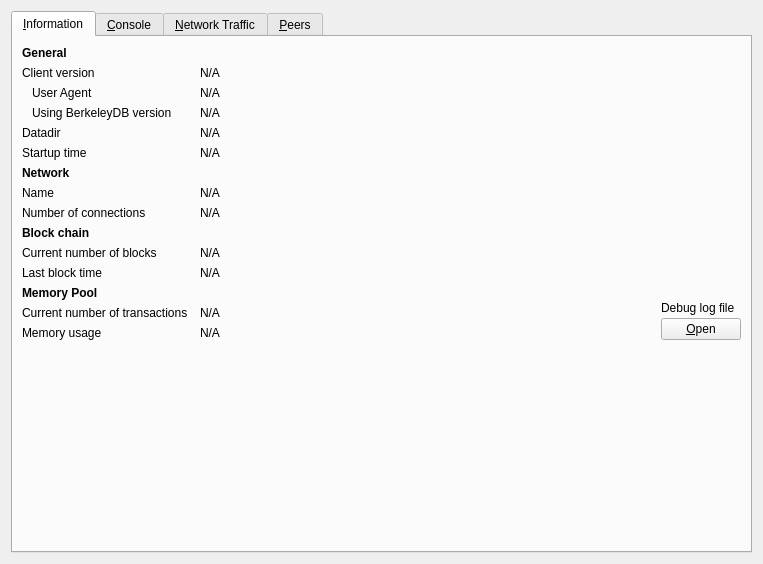
<?xml version="1.0" encoding="UTF-8"?>
<ui version="4.0">
 <class>RPCConsole</class>
 <widget class="QWidget" name="RPCConsole">
  <property name="geometry">
   <rect>
    <x>0</x>
    <y>0</y>
    <width>763</width>
    <height>564</height>
   </rect>
  </property>
  <property name="windowTitle">
   <string>Debug window</string>
  </property>
  <layout class="QVBoxLayout" name="verticalLayout_2">
   <item>
    <widget class="QTabWidget" name="tabWidget">
     <property name="currentIndex">
      <number>0</number>
     </property>
     <widget class="QWidget" name="tab_info">
      <attribute name="title">
       <string>&amp;Information</string>
      </attribute>
      <layout class="QGridLayout" name="gridLayout" columnstretch="0,1,0">
       <property name="horizontalSpacing">
        <number>12</number>
       </property>
       <item row="0" column="0">
        <widget class="QLabel" name="label_9">
         <property name="font">
          <font>
           <weight>75</weight>
           <bold>true</bold>
          </font>
         </property>
         <property name="text">
          <string>General</string>
         </property>
        </widget>
       </item>
       <item row="1" column="0">
        <widget class="QLabel" name="label_6">
         <property name="text">
          <string>Client version</string>
         </property>
        </widget>
       </item>
       <item row="1" column="1" colspan="2">
        <widget class="QLabel" name="clientVersion">
         <property name="cursor">
          <cursorShape>IBeamCursor</cursorShape>
         </property>
         <property name="text">
          <string>N/A</string>
         </property>
         <property name="textFormat">
          <enum>Qt::PlainText</enum>
         </property>
         <property name="textInteractionFlags">
          <set>Qt::LinksAccessibleByMouse|Qt::TextSelectableByKeyboard|Qt::TextSelectableByMouse</set>
         </property>
        </widget>
       </item>
       <item row="2" column="0">
        <widget class="QLabel" name="labelClientUserAgent">
         <property name="text">
          <string>User Agent</string>
         </property>
         <property name="indent">
          <number>10</number>
         </property>
        </widget>
       </item>
       <item row="2" column="1" colspan="2">
        <widget class="QLabel" name="clientUserAgent">
         <property name="cursor">
          <cursorShape>IBeamCursor</cursorShape>
         </property>
         <property name="text">
          <string>N/A</string>
         </property>
         <property name="textFormat">
          <enum>Qt::PlainText</enum>
         </property>
         <property name="textInteractionFlags">
          <set>Qt::LinksAccessibleByMouse|Qt::TextSelectableByKeyboard|Qt::TextSelectableByMouse</set>
         </property>
        </widget>
       </item>
       <item row="3" column="0">
        <widget class="QLabel" name="label_berkeleyDBVersion">
         <property name="text">
          <string>Using BerkeleyDB version</string>
         </property>
         <property name="indent">
          <number>10</number>
         </property>
        </widget>
       </item>
       <item row="3" column="1" colspan="2">
        <widget class="QLabel" name="berkeleyDBVersion">
         <property name="cursor">
          <cursorShape>IBeamCursor</cursorShape>
         </property>
         <property name="text">
          <string>N/A</string>
         </property>
         <property name="textFormat">
          <enum>Qt::PlainText</enum>
         </property>
         <property name="textInteractionFlags">
          <set>Qt::LinksAccessibleByMouse|Qt::TextSelectableByKeyboard|Qt::TextSelectableByMouse</set>
         </property>
        </widget>
       </item>
       <item row="4" column="0">
        <widget class="QLabel" name="label_12">
         <property name="text">
          <string>Datadir</string>
         </property>
        </widget>
       </item>
       <item row="4" column="1" colspan="2">
        <widget class="QLabel" name="dataDir">
         <property name="cursor">
          <cursorShape>IBeamCursor</cursorShape>
         </property>
         <property name="text">
          <string>N/A</string>
         </property>
         <property name="textFormat">
          <enum>Qt::PlainText</enum>
         </property>
         <property name="wordWrap">
          <bool>true</bool>
         </property>
         <property name="textInteractionFlags">
          <set>Qt::LinksAccessibleByMouse|Qt::TextSelectableByKeyboard|Qt::TextSelectableByMouse</set>
         </property>
        </widget>
       </item>
       <item row="5" column="0">
        <widget class="QLabel" name="label_13">
         <property name="text">
          <string>Startup time</string>
         </property>
        </widget>
       </item>
       <item row="5" column="1" colspan="2">
        <widget class="QLabel" name="startupTime">
         <property name="cursor">
          <cursorShape>IBeamCursor</cursorShape>
         </property>
         <property name="text">
          <string>N/A</string>
         </property>
         <property name="textFormat">
          <enum>Qt::PlainText</enum>
         </property>
         <property name="textInteractionFlags">
          <set>Qt::LinksAccessibleByMouse|Qt::TextSelectableByKeyboard|Qt::TextSelectableByMouse</set>
         </property>
        </widget>
       </item>
       <item row="6" column="0">
        <widget class="QLabel" name="labelNetwork">
         <property name="font">
          <font>
           <weight>75</weight>
           <bold>true</bold>
          </font>
         </property>
         <property name="text">
          <string>Network</string>
         </property>
        </widget>
       </item>
       <item row="7" column="0">
        <widget class="QLabel" name="label_8">
         <property name="text">
          <string>Name</string>
         </property>
        </widget>
       </item>
       <item row="7" column="1" colspan="2">
        <widget class="QLabel" name="networkName">
         <property name="cursor">
          <cursorShape>IBeamCursor</cursorShape>
         </property>
         <property name="text">
          <string>N/A</string>
         </property>
         <property name="textFormat">
          <enum>Qt::PlainText</enum>
         </property>
         <property name="textInteractionFlags">
          <set>Qt::LinksAccessibleByMouse|Qt::TextSelectableByKeyboard|Qt::TextSelectableByMouse</set>
         </property>
        </widget>
       </item>
       <item row="8" column="0">
        <widget class="QLabel" name="label_7">
         <property name="text">
          <string>Number of connections</string>
         </property>
        </widget>
       </item>
       <item row="8" column="1" colspan="2">
        <widget class="QLabel" name="numberOfConnections">
         <property name="cursor">
          <cursorShape>IBeamCursor</cursorShape>
         </property>
         <property name="text">
          <string>N/A</string>
         </property>
         <property name="textFormat">
          <enum>Qt::PlainText</enum>
         </property>
         <property name="textInteractionFlags">
          <set>Qt::LinksAccessibleByMouse|Qt::TextSelectableByKeyboard|Qt::TextSelectableByMouse</set>
         </property>
        </widget>
       </item>
       <item row="9" column="0">
        <widget class="QLabel" name="label_10">
         <property name="font">
          <font>
           <weight>75</weight>
           <bold>true</bold>
          </font>
         </property>
         <property name="text">
          <string>Block chain</string>
         </property>
        </widget>
       </item>
       <item row="10" column="0">
        <widget class="QLabel" name="label_3">
         <property name="text">
          <string>Current number of blocks</string>
         </property>
        </widget>
       </item>
       <item row="10" column="1" colspan="2">
        <widget class="QLabel" name="numberOfBlocks">
         <property name="cursor">
          <cursorShape>IBeamCursor</cursorShape>
         </property>
         <property name="text">
          <string>N/A</string>
         </property>
         <property name="textFormat">
          <enum>Qt::PlainText</enum>
         </property>
         <property name="textInteractionFlags">
          <set>Qt::LinksAccessibleByMouse|Qt::TextSelectableByKeyboard|Qt::TextSelectableByMouse</set>
         </property>
        </widget>
       </item>
       <item row="11" column="0">
        <widget class="QLabel" name="labelLastBlockTime">
         <property name="text">
          <string>Last block time</string>
         </property>
        </widget>
       </item>
       <item row="11" column="1" colspan="2">
        <widget class="QLabel" name="lastBlockTime">
         <property name="cursor">
          <cursorShape>IBeamCursor</cursorShape>
         </property>
         <property name="text">
          <string>N/A</string>
         </property>
         <property name="textFormat">
          <enum>Qt::PlainText</enum>
         </property>
         <property name="textInteractionFlags">
          <set>Qt::LinksAccessibleByMouse|Qt::TextSelectableByKeyboard|Qt::TextSelectableByMouse</set>
         </property>
        </widget>
       </item>
       <item row="12" column="0">
        <widget class="QLabel" name="labelMempoolTitle">
         <property name="font">
          <font>
           <weight>75</weight>
           <bold>true</bold>
          </font>
         </property>
         <property name="text">
          <string>Memory Pool</string>
         </property>
        </widget>
       </item>
       <item row="13" column="0">
        <widget class="QLabel" name="labelNumberOfTransactions">
         <property name="text">
          <string>Current number of transactions</string>
         </property>
        </widget>
       </item>
       <item row="13" column="1">
        <widget class="QLabel" name="mempoolNumberTxs">
         <property name="cursor">
          <cursorShape>IBeamCursor</cursorShape>
         </property>
         <property name="text">
          <string>N/A</string>
         </property>
         <property name="textFormat">
          <enum>Qt::PlainText</enum>
         </property>
         <property name="textInteractionFlags">
          <set>Qt::LinksAccessibleByMouse|Qt::TextSelectableByKeyboard|Qt::TextSelectableByMouse</set>
         </property>
        </widget>
       </item>
       <item row="14" column="0">
        <widget class="QLabel" name="labelMemoryUsage">
         <property name="text">
          <string>Memory usage</string>
         </property>
        </widget>
       </item>
       <item row="14" column="1">
        <widget class="QLabel" name="mempoolSize">
         <property name="cursor">
          <cursorShape>IBeamCursor</cursorShape>
         </property>
         <property name="text">
          <string>N/A</string>
         </property>
         <property name="textFormat">
          <enum>Qt::PlainText</enum>
         </property>
         <property name="textInteractionFlags">
          <set>Qt::LinksAccessibleByMouse|Qt::TextSelectableByKeyboard|Qt::TextSelectableByMouse</set>
         </property>
        </widget>
       </item>
       <item row="12" column="2" rowspan="3">
        <layout class="QVBoxLayout" name="verticalLayoutDebugButton">
         <property name="spacing">
          <number>3</number>
         </property>
         <item>
          <spacer name="verticalSpacer_2">
           <property name="orientation">
            <enum>Qt::Vertical</enum>
           </property>
           <property name="sizeHint" stdset="0">
            <size>
             <width>10</width>
             <height>5</height>
            </size>
           </property>
          </spacer>
         </item>
         <item>
          <widget class="QLabel" name="labelDebugLogfile">
           <property name="text">
            <string>Debug log file</string>
           </property>
          </widget>
         </item>
         <item>
          <widget class="QPushButton" name="openDebugLogfileButton">
           <property name="toolTip">
            <string>Open the %1 debug log file from the current data directory. This can take a few seconds for large log files.</string>
           </property>
           <property name="text">
            <string>&amp;Open</string>
           </property>
           <property name="autoDefault">
            <bool>false</bool>
           </property>
          </widget>
         </item>
        </layout>
       </item>
       <item row="15" column="0">
        <spacer name="verticalSpacer">
         <property name="orientation">
          <enum>Qt::Vertical</enum>
         </property>
         <property name="sizeHint" stdset="0">
          <size>
           <width>20</width>
           <height>40</height>
          </size>
         </property>
        </spacer>
       </item>
      </layout>
     </widget>
     <widget class="QWidget" name="tab_console">
      <attribute name="title">
       <string>&amp;Console</string>
      </attribute>
      <layout class="QVBoxLayout" name="verticalLayout_3">
       <property name="spacing">
        <number>3</number>
       </property>
       <property name="bottomMargin">
        <number>5</number>
       </property>
       <item>
        <layout class="QHBoxLayout" name="horizontalLayout">
         <property name="spacing">
          <number>4</number>
         </property>
         <item>
          <spacer name="horizontalSpacer">
           <property name="orientation">
            <enum>Qt::Horizontal</enum>
           </property>
           <property name="sizeHint" stdset="0">
            <size>
             <width>40</width>
             <height>20</height>
            </size>
           </property>
          </spacer>
         </item>
         <item>
          <widget class="QPushButton" name="fontSmallerButton">
           <property name="maximumSize">
            <size>
             <width>24</width>
             <height>24</height>
            </size>
           </property>
           <property name="toolTip">
            <string>Decrease font size</string>
           </property>
           <property name="text">
            <string/>
           </property>
           <property name="icon">
            <iconset resource="../bitcoin.qrc">
             <normaloff>:/icons/fontsmaller</normaloff>:/icons/fontsmaller</iconset>
           </property>
           <property name="iconSize">
            <size>
             <width>24</width>
             <height>16</height>
            </size>
           </property>
           <property name="autoDefault">
            <bool>false</bool>
           </property>
           <property name="flat">
            <bool>true</bool>
           </property>
          </widget>
         </item>
         <item>
          <widget class="QPushButton" name="fontBiggerButton">
           <property name="maximumSize">
            <size>
             <width>24</width>
             <height>24</height>
            </size>
           </property>
           <property name="toolTip">
            <string>Increase font size</string>
           </property>
           <property name="text">
            <string/>
           </property>
           <property name="icon">
            <iconset resource="../bitcoin.qrc">
             <normaloff>:/icons/fontbigger</normaloff>:/icons/fontbigger</iconset>
           </property>
           <property name="iconSize">
            <size>
             <width>24</width>
             <height>16</height>
            </size>
           </property>
           <property name="autoDefault">
            <bool>false</bool>
           </property>
           <property name="flat">
            <bool>true</bool>
           </property>
          </widget>
         </item>
         <item>
          <widget class="QPushButton" name="clearButton">
           <property name="maximumSize">
            <size>
             <width>24</width>
             <height>24</height>
            </size>
           </property>
           <property name="toolTip">
            <string>Clear console</string>
           </property>
           <property name="layoutDirection">
            <enum>Qt::LeftToRight</enum>
           </property>
           <property name="text">
            <string/>
           </property>
           <property name="icon">
            <iconset resource="../bitcoin.qrc">
             <normaloff>:/icons/remove</normaloff>:/icons/remove</iconset>
           </property>
           <property name="shortcut">
            <string notr="true">Ctrl+L</string>
           </property>
           <property name="autoDefault">
            <bool>false</bool>
           </property>
           <property name="flat">
            <bool>true</bool>
           </property>
          </widget>
         </item>
        </layout>
       </item>
       <item>
        <widget class="QTextEdit" name="messagesWidget">
         <property name="minimumSize">
          <size>
           <width>0</width>
           <height>100</height>
          </size>
         </property>
         <property name="readOnly">
          <bool>true</bool>
         </property>
         <property name="tabKeyNavigation" stdset="0">
          <bool>false</bool>
         </property>
         <property name="columnCount" stdset="0">
          <number>2</number>
         </property>
        </widget>
       </item>
       <item>
        <layout class="QHBoxLayout" name="horizontalLayoutPrompt">
         <property name="spacing">
          <number>3</number>
         </property>
         <item>
          <widget class="QPushButton" name="promptIcon">
           <property name="enabled">
            <bool>false</bool>
           </property>
           <property name="maximumSize">
            <size>
             <width>16</width>
             <height>24</height>
            </size>
           </property>
           <property name="text">
            <string/>
           </property>
           <property name="icon">
            <iconset resource="../bitcoin.qrc">
             <normaloff>:/icons/prompticon</normaloff>
             <disabledoff>:/icons/prompticon</disabledoff>:/icons/prompticon</iconset>
           </property>
           <property name="iconSize">
            <size>
             <width>14</width>
             <height>14</height>
            </size>
           </property>
           <property name="autoDefault">
            <bool>false</bool>
           </property>
           <property name="flat">
            <bool>true</bool>
           </property>
          </widget>
         </item>
         <item>
          <widget class="QLineEdit" name="lineEdit">
           <property name="placeholderText">
            <string/>
           </property>
          </widget>
         </item>
        </layout>
       </item>
      </layout>
     </widget>
     <widget class="QWidget" name="tab_nettraffic">
      <attribute name="title">
       <string>&amp;Network Traffic</string>
      </attribute>
      <layout class="QHBoxLayout" name="horizontalLayout_3">
       <item>
        <layout class="QVBoxLayout" name="verticalLayout_4">
         <item>
          <widget class="TrafficGraphWidget" name="trafficGraph" native="true">
           <property name="sizePolicy">
            <sizepolicy hsizetype="Expanding" vsizetype="Expanding">
             <horstretch>0</horstretch>
             <verstretch>0</verstretch>
            </sizepolicy>
           </property>
          </widget>
         </item>
         <item>
          <layout class="QHBoxLayout" name="horizontalLayout_2">
           <item>
            <widget class="QSlider" name="sldGraphRange">
             <property name="minimum">
              <number>1</number>
             </property>
             <property name="maximum">
              <number>288</number>
             </property>
             <property name="pageStep">
              <number>12</number>
             </property>
             <property name="value">
              <number>6</number>
             </property>
             <property name="orientation">
              <enum>Qt::Horizontal</enum>
             </property>
            </widget>
           </item>
           <item>
            <widget class="QLabel" name="lblGraphRange">
             <property name="minimumSize">
              <size>
               <width>100</width>
               <height>0</height>
              </size>
             </property>
             <property name="alignment">
              <set>Qt::AlignCenter</set>
             </property>
            </widget>
           </item>
           <item>
            <widget class="QPushButton" name="btnClearTrafficGraph">
             <property name="text">
              <string>&amp;Reset</string>
             </property>
             <property name="autoDefault">
              <bool>false</bool>
             </property>
            </widget>
           </item>
          </layout>
         </item>
        </layout>
       </item>
       <item>
        <layout class="QVBoxLayout" name="verticalLayout">
         <item>
          <widget class="QGroupBox" name="groupBox">
           <property name="title">
            <string>Totals</string>
           </property>
           <layout class="QVBoxLayout" name="verticalLayout_5">
            <item>
             <layout class="QHBoxLayout" name="horizontalLayout_4">
              <item>
               <widget class="Line" name="line">
                <property name="sizePolicy">
                 <sizepolicy hsizetype="Fixed" vsizetype="Fixed">
                  <horstretch>0</horstretch>
                  <verstretch>0</verstretch>
                 </sizepolicy>
                </property>
                <property name="minimumSize">
                 <size>
                  <width>10</width>
                  <height>0</height>
                 </size>
                </property>
                <property name="palette">
                 <palette>
                  <active>
                   <colorrole role="Light">
                    <brush brushstyle="SolidPattern">
                     <color alpha="255">
                      <red>0</red>
                      <green>255</green>
                      <blue>0</blue>
                     </color>
                    </brush>
                   </colorrole>
                  </active>
                  <inactive>
                   <colorrole role="Light">
                    <brush brushstyle="SolidPattern">
                     <color alpha="255">
                      <red>0</red>
                      <green>255</green>
                      <blue>0</blue>
                     </color>
                    </brush>
                   </colorrole>
                  </inactive>
                  <disabled>
                   <colorrole role="Light">
                    <brush brushstyle="SolidPattern">
                     <color alpha="255">
                      <red>0</red>
                      <green>255</green>
                      <blue>0</blue>
                     </color>
                    </brush>
                   </colorrole>
                  </disabled>
                 </palette>
                </property>
                <property name="orientation">
                 <enum>Qt::Horizontal</enum>
                </property>
               </widget>
              </item>
              <item>
               <widget class="QLabel" name="label_16">
                <property name="text">
                 <string>Received</string>
                </property>
               </widget>
              </item>
              <item>
               <widget class="QLabel" name="lblBytesIn">
                <property name="minimumSize">
                 <size>
                  <width>50</width>
                  <height>0</height>
                 </size>
                </property>
                <property name="alignment">
                 <set>Qt::AlignRight|Qt::AlignTrailing|Qt::AlignVCenter</set>
                </property>
               </widget>
              </item>
             </layout>
            </item>
            <item>
             <layout class="QHBoxLayout" name="horizontalLayout_5">
              <item>
               <widget class="Line" name="line_2">
                <property name="sizePolicy">
                 <sizepolicy hsizetype="Fixed" vsizetype="Fixed">
                  <horstretch>0</horstretch>
                  <verstretch>0</verstretch>
                 </sizepolicy>
                </property>
                <property name="minimumSize">
                 <size>
                  <width>10</width>
                  <height>0</height>
                 </size>
                </property>
                <property name="palette">
                 <palette>
                  <active>
                   <colorrole role="Light">
                    <brush brushstyle="SolidPattern">
                     <color alpha="255">
                      <red>255</red>
                      <green>0</green>
                      <blue>0</blue>
                     </color>
                    </brush>
                   </colorrole>
                  </active>
                  <inactive>
                   <colorrole role="Light">
                    <brush brushstyle="SolidPattern">
                     <color alpha="255">
                      <red>255</red>
                      <green>0</green>
                      <blue>0</blue>
                     </color>
                    </brush>
                   </colorrole>
                  </inactive>
                  <disabled>
                   <colorrole role="Light">
                    <brush brushstyle="SolidPattern">
                     <color alpha="255">
                      <red>255</red>
                      <green>0</green>
                      <blue>0</blue>
                     </color>
                    </brush>
                   </colorrole>
                  </disabled>
                 </palette>
                </property>
                <property name="orientation">
                 <enum>Qt::Horizontal</enum>
                </property>
               </widget>
              </item>
              <item>
               <widget class="QLabel" name="label_17">
                <property name="text">
                 <string>Sent</string>
                </property>
               </widget>
              </item>
              <item>
               <widget class="QLabel" name="lblBytesOut">
                <property name="minimumSize">
                 <size>
                  <width>50</width>
                  <height>0</height>
                 </size>
                </property>
                <property name="alignment">
                 <set>Qt::AlignRight|Qt::AlignTrailing|Qt::AlignVCenter</set>
                </property>
               </widget>
              </item>
             </layout>
            </item>
            <item>
             <spacer name="verticalSpacer_4">
              <property name="orientation">
               <enum>Qt::Vertical</enum>
              </property>
              <property name="sizeHint" stdset="0">
               <size>
                <width>20</width>
                <height>407</height>
               </size>
              </property>
             </spacer>
            </item>
           </layout>
          </widget>
         </item>
        </layout>
       </item>
      </layout>
     </widget>
     <widget class="QWidget" name="tab_peers">
      <attribute name="title">
       <string>&amp;Peers</string>
      </attribute>
      <layout class="QGridLayout" name="gridLayout_2">
       <item row="0" column="0" rowspan="2">
        <layout class="QVBoxLayout" name="verticalLayout_101">
         <property name="spacing">
          <number>0</number>
         </property>
         <item>
          <widget class="QTableView" name="peerWidget">
           <property name="horizontalScrollBarPolicy">
            <enum>Qt::ScrollBarAsNeeded</enum>
           </property>
           <property name="tabKeyNavigation">
            <bool>false</bool>
           </property>
           <property name="sortingEnabled">
            <bool>true</bool>
           </property>
           <attribute name="horizontalHeaderHighlightSections">
            <bool>false</bool>
           </attribute>
          </widget>
         </item>
         <item>
          <widget class="QLabel" name="banHeading">
           <property name="sizePolicy">
            <sizepolicy hsizetype="Preferred" vsizetype="Minimum">
             <horstretch>0</horstretch>
             <verstretch>0</verstretch>
            </sizepolicy>
           </property>
           <property name="minimumSize">
            <size>
             <width>300</width>
             <height>32</height>
            </size>
           </property>
           <property name="maximumSize">
            <size>
             <width>16777215</width>
             <height>32</height>
            </size>
           </property>
           <property name="font">
            <font>
             <pointsize>12</pointsize>
            </font>
           </property>
           <property name="cursor">
            <cursorShape>IBeamCursor</cursorShape>
           </property>
           <property name="text">
            <string>Banned peers</string>
           </property>
           <property name="alignment">
            <set>Qt::AlignBottom|Qt::AlignLeading|Qt::AlignLeft</set>
           </property>
           <property name="wordWrap">
            <bool>true</bool>
           </property>
           <property name="textInteractionFlags">
            <set>Qt::NoTextInteraction</set>
           </property>
          </widget>
         </item>
         <item>
          <widget class="QTableView" name="banlistWidget">
           <property name="sizePolicy">
            <sizepolicy hsizetype="Expanding" vsizetype="Expanding">
             <horstretch>0</horstretch>
             <verstretch>0</verstretch>
            </sizepolicy>
           </property>
           <property name="horizontalScrollBarPolicy">
            <enum>Qt::ScrollBarAsNeeded</enum>
           </property>
           <property name="tabKeyNavigation">
            <bool>false</bool>
           </property>
           <property name="sortingEnabled">
            <bool>true</bool>
           </property>
           <attribute name="horizontalHeaderHighlightSections">
            <bool>false</bool>
           </attribute>
          </widget>
         </item>
        </layout>
       </item>
       <item row="0" column="1">
        <widget class="QLabel" name="peerHeading">
         <property name="sizePolicy">
          <sizepolicy hsizetype="Preferred" vsizetype="Minimum">
           <horstretch>0</horstretch>
           <verstretch>0</verstretch>
          </sizepolicy>
         </property>
         <property name="minimumSize">
          <size>
           <width>300</width>
           <height>32</height>
          </size>
         </property>
         <property name="font">
          <font>
           <pointsize>10</pointsize>
          </font>
         </property>
         <property name="cursor">
          <cursorShape>IBeamCursor</cursorShape>
         </property>
         <property name="text">
          <string>Select a peer to view detailed information.</string>
         </property>
         <property name="alignment">
          <set>Qt::AlignHCenter|Qt::AlignTop</set>
         </property>
         <property name="wordWrap">
          <bool>true</bool>
         </property>
         <property name="textInteractionFlags">
          <set>Qt::LinksAccessibleByMouse|Qt::TextSelectableByKeyboard|Qt::TextSelectableByMouse</set>
         </property>
        </widget>
       </item>
       <item row="1" column="1">
        <widget class="QWidget" name="detailWidget" native="true">
         <property name="minimumSize">
          <size>
           <width>300</width>
           <height>0</height>
          </size>
         </property>
         <layout class="QGridLayout" name="gridLayout_3">
          <item row="0" column="0">
           <widget class="QLabel" name="label_30">
            <property name="text">
             <string>Whitelisted</string>
            </property>
           </widget>
          </item>
          <item row="0" column="2">
           <widget class="QLabel" name="peerWhitelisted">
            <property name="cursor">
             <cursorShape>IBeamCursor</cursorShape>
            </property>
            <property name="text">
             <string>N/A</string>
            </property>
            <property name="textFormat">
             <enum>Qt::PlainText</enum>
            </property>
            <property name="textInteractionFlags">
             <set>Qt::LinksAccessibleByMouse|Qt::TextSelectableByKeyboard|Qt::TextSelectableByMouse</set>
            </property>
           </widget>
          </item>
          <item row="1" column="0">
           <widget class="QLabel" name="label_23">
            <property name="text">
             <string>Direction</string>
            </property>
           </widget>
          </item>
          <item row="1" column="2">
           <widget class="QLabel" name="peerDirection">
            <property name="cursor">
             <cursorShape>IBeamCursor</cursorShape>
            </property>
            <property name="text">
             <string>N/A</string>
            </property>
            <property name="textFormat">
             <enum>Qt::PlainText</enum>
            </property>
            <property name="textInteractionFlags">
             <set>Qt::LinksAccessibleByMouse|Qt::TextSelectableByKeyboard|Qt::TextSelectableByMouse</set>
            </property>
           </widget>
          </item>
          <item row="2" column="0">
           <widget class="QLabel" name="label_21">
            <property name="text">
             <string>Version</string>
            </property>
           </widget>
          </item>
          <item row="2" column="2">
           <widget class="QLabel" name="peerVersion">
            <property name="cursor">
             <cursorShape>IBeamCursor</cursorShape>
            </property>
            <property name="text">
             <string>N/A</string>
            </property>
            <property name="textFormat">
             <enum>Qt::PlainText</enum>
            </property>
            <property name="textInteractionFlags">
             <set>Qt::LinksAccessibleByMouse|Qt::TextSelectableByKeyboard|Qt::TextSelectableByMouse</set>
            </property>
           </widget>
          </item>
          <item row="3" column="0">
           <widget class="QLabel" name="label_28">
            <property name="text">
             <string>User Agent</string>
            </property>
           </widget>
          </item>
          <item row="3" column="2">
           <widget class="QLabel" name="peerSubversion">
            <property name="cursor">
             <cursorShape>IBeamCursor</cursorShape>
            </property>
            <property name="text">
             <string>N/A</string>
            </property>
            <property name="textFormat">
             <enum>Qt::PlainText</enum>
            </property>
            <property name="textInteractionFlags">
             <set>Qt::LinksAccessibleByMouse|Qt::TextSelectableByKeyboard|Qt::TextSelectableByMouse</set>
            </property>
           </widget>
          </item>
          <item row="4" column="0">
           <widget class="QLabel" name="label_4">
            <property name="text">
             <string>Services</string>
            </property>
           </widget>
          </item>
          <item row="4" column="2">
           <widget class="QLabel" name="peerServices">
            <property name="cursor">
             <cursorShape>IBeamCursor</cursorShape>
            </property>
            <property name="text">
             <string>N/A</string>
            </property>
            <property name="textFormat">
             <enum>Qt::PlainText</enum>
            </property>
            <property name="textInteractionFlags">
             <set>Qt::LinksAccessibleByMouse|Qt::TextSelectableByKeyboard|Qt::TextSelectableByMouse</set>
            </property>
           </widget>
          </item>
          <item row="5" column="0">
           <widget class="QLabel" name="label_29">
            <property name="text">
             <string>Starting Block</string>
            </property>
           </widget>
          </item>
          <item row="5" column="2">
           <widget class="QLabel" name="peerHeight">
            <property name="cursor">
             <cursorShape>IBeamCursor</cursorShape>
            </property>
            <property name="text">
             <string>N/A</string>
            </property>
            <property name="textFormat">
             <enum>Qt::PlainText</enum>
            </property>
            <property name="textInteractionFlags">
             <set>Qt::LinksAccessibleByMouse|Qt::TextSelectableByKeyboard|Qt::TextSelectableByMouse</set>
            </property>
           </widget>
          </item>
          <item row="6" column="0">
           <widget class="QLabel" name="label_27">
            <property name="text">
             <string>Synced Headers</string>
            </property>
           </widget>
          </item>
          <item row="6" column="2">
           <widget class="QLabel" name="peerSyncHeight">
            <property name="cursor">
             <cursorShape>IBeamCursor</cursorShape>
            </property>
            <property name="text">
             <string>N/A</string>
            </property>
            <property name="textFormat">
             <enum>Qt::PlainText</enum>
            </property>
            <property name="textInteractionFlags">
             <set>Qt::LinksAccessibleByMouse|Qt::TextSelectableByKeyboard|Qt::TextSelectableByMouse</set>
            </property>
           </widget>
          </item>
          <item row="7" column="0">
           <widget class="QLabel" name="label_25">
            <property name="text">
             <string>Synced Blocks</string>
            </property>
           </widget>
          </item>
          <item row="7" column="2">
           <widget class="QLabel" name="peerCommonHeight">
            <property name="cursor">
             <cursorShape>IBeamCursor</cursorShape>
            </property>
            <property name="text">
             <string>N/A</string>
            </property>
            <property name="textFormat">
             <enum>Qt::PlainText</enum>
            </property>
            <property name="textInteractionFlags">
             <set>Qt::LinksAccessibleByMouse|Qt::TextSelectableByKeyboard|Qt::TextSelectableByMouse</set>
            </property>
           </widget>
          </item>
          <item row="8" column="0">
           <widget class="QLabel" name="label_24">
            <property name="text">
             <string>Ban Score</string>
            </property>
           </widget>
          </item>
          <item row="8" column="2">
           <widget class="QLabel" name="peerBanScore">
            <property name="cursor">
             <cursorShape>IBeamCursor</cursorShape>
            </property>
            <property name="text">
             <string>N/A</string>
            </property>
            <property name="textFormat">
             <enum>Qt::PlainText</enum>
            </property>
            <property name="textInteractionFlags">
             <set>Qt::LinksAccessibleByMouse|Qt::TextSelectableByKeyboard|Qt::TextSelectableByMouse</set>
            </property>
           </widget>
          </item>
          <item row="9" column="0">
           <widget class="QLabel" name="label_22">
            <property name="text">
             <string>Connection Time</string>
            </property>
           </widget>
          </item>
          <item row="9" column="2">
           <widget class="QLabel" name="peerConnTime">
            <property name="cursor">
             <cursorShape>IBeamCursor</cursorShape>
            </property>
            <property name="text">
             <string>N/A</string>
            </property>
            <property name="textFormat">
             <enum>Qt::PlainText</enum>
            </property>
            <property name="textInteractionFlags">
             <set>Qt::LinksAccessibleByMouse|Qt::TextSelectableByKeyboard|Qt::TextSelectableByMouse</set>
            </property>
           </widget>
          </item>
          <item row="10" column="0">
           <widget class="QLabel" name="label_15">
            <property name="text">
             <string>Last Send</string>
            </property>
           </widget>
          </item>
          <item row="10" column="2">
           <widget class="QLabel" name="peerLastSend">
            <property name="cursor">
             <cursorShape>IBeamCursor</cursorShape>
            </property>
            <property name="text">
             <string>N/A</string>
            </property>
            <property name="textFormat">
             <enum>Qt::PlainText</enum>
            </property>
            <property name="textInteractionFlags">
             <set>Qt::LinksAccessibleByMouse|Qt::TextSelectableByKeyboard|Qt::TextSelectableByMouse</set>
            </property>
           </widget>
          </item>
          <item row="11" column="0">
           <widget class="QLabel" name="label_19">
            <property name="text">
             <string>Last Receive</string>
            </property>
           </widget>
          </item>
          <item row="11" column="2">
           <widget class="QLabel" name="peerLastRecv">
            <property name="cursor">
             <cursorShape>IBeamCursor</cursorShape>
            </property>
            <property name="text">
             <string>N/A</string>
            </property>
            <property name="textFormat">
             <enum>Qt::PlainText</enum>
            </property>
            <property name="textInteractionFlags">
             <set>Qt::LinksAccessibleByMouse|Qt::TextSelectableByKeyboard|Qt::TextSelectableByMouse</set>
            </property>
           </widget>
          </item>
          <item row="12" column="0">
           <widget class="QLabel" name="label_18">
            <property name="text">
             <string>Sent</string>
            </property>
           </widget>
          </item>
          <item row="12" column="2">
           <widget class="QLabel" name="peerBytesSent">
            <property name="cursor">
             <cursorShape>IBeamCursor</cursorShape>
            </property>
            <property name="text">
             <string>N/A</string>
            </property>
            <property name="textFormat">
             <enum>Qt::PlainText</enum>
            </property>
            <property name="textInteractionFlags">
             <set>Qt::LinksAccessibleByMouse|Qt::TextSelectableByKeyboard|Qt::TextSelectableByMouse</set>
            </property>
           </widget>
          </item>
          <item row="13" column="0">
           <widget class="QLabel" name="label_20">
            <property name="text">
             <string>Received</string>
            </property>
           </widget>
          </item>
          <item row="13" column="2">
           <widget class="QLabel" name="peerBytesRecv">
            <property name="cursor">
             <cursorShape>IBeamCursor</cursorShape>
            </property>
            <property name="text">
             <string>N/A</string>
            </property>
            <property name="textFormat">
             <enum>Qt::PlainText</enum>
            </property>
            <property name="textInteractionFlags">
             <set>Qt::LinksAccessibleByMouse|Qt::TextSelectableByKeyboard|Qt::TextSelectableByMouse</set>
            </property>
           </widget>
          </item>
          <item row="14" column="0">
           <widget class="QLabel" name="label_26">
            <property name="text">
             <string>Ping Time</string>
            </property>
           </widget>
          </item>
          <item row="14" column="2">
           <widget class="QLabel" name="peerPingTime">
            <property name="cursor">
             <cursorShape>IBeamCursor</cursorShape>
            </property>
            <property name="text">
             <string>N/A</string>
            </property>
            <property name="textFormat">
             <enum>Qt::PlainText</enum>
            </property>
            <property name="textInteractionFlags">
             <set>Qt::LinksAccessibleByMouse|Qt::TextSelectableByKeyboard|Qt::TextSelectableByMouse</set>
            </property>
           </widget>
          </item>
          <item row="15" column="0">
           <widget class="QLabel" name="peerPingWaitLabel">
            <property name="toolTip">
             <string>The duration of a currently outstanding ping.</string>
            </property>
            <property name="text">
             <string>Ping Wait</string>
            </property>
           </widget>
          </item>
          <item row="15" column="2">
           <widget class="QLabel" name="peerPingWait">
            <property name="cursor">
             <cursorShape>IBeamCursor</cursorShape>
            </property>
            <property name="text">
             <string>N/A</string>
            </property>
            <property name="textFormat">
             <enum>Qt::PlainText</enum>
            </property>
            <property name="textInteractionFlags">
             <set>Qt::LinksAccessibleByMouse|Qt::TextSelectableByKeyboard|Qt::TextSelectableByMouse</set>
            </property>
           </widget>
          </item>
          <item row="16" column="0">
           <widget class="QLabel" name="peerMinPingLabel">
            <property name="text">
             <string>Min Ping</string>
            </property>
           </widget>
          </item>
          <item row="16" column="2">
           <widget class="QLabel" name="peerMinPing">
            <property name="cursor">
             <cursorShape>IBeamCursor</cursorShape>
            </property>
            <property name="text">
             <string>N/A</string>
            </property>
            <property name="textFormat">
             <enum>Qt::PlainText</enum>
            </property>
            <property name="textInteractionFlags">
             <set>Qt::LinksAccessibleByMouse|Qt::TextSelectableByKeyboard|Qt::TextSelectableByMouse</set>
            </property>
           </widget>
          </item>
          <item row="17" column="0">
           <widget class="QLabel" name="label_timeoffset">
            <property name="text">
             <string>Time Offset</string>
            </property>
           </widget>
          </item>
          <item row="17" column="2">
           <widget class="QLabel" name="timeoffset">
            <property name="cursor">
             <cursorShape>IBeamCursor</cursorShape>
            </property>
            <property name="text">
             <string>N/A</string>
            </property>
            <property name="textFormat">
             <enum>Qt::PlainText</enum>
            </property>
            <property name="textInteractionFlags">
             <set>Qt::LinksAccessibleByMouse|Qt::TextSelectableByKeyboard|Qt::TextSelectableByMouse</set>
            </property>
           </widget>
          </item>
          <item row="18" column="1">
           <spacer name="verticalSpacer_3">
            <property name="orientation">
             <enum>Qt::Vertical</enum>
            </property>
            <property name="sizeHint" stdset="0">
             <size>
              <width>20</width>
              <height>40</height>
             </size>
            </property>
           </spacer>
          </item>
         </layout>
        </widget>
       </item>
      </layout>
     </widget>
    </widget>
   </item>
  </layout>
 </widget>
 <customwidgets>
  <customwidget>
   <class>TrafficGraphWidget</class>
   <extends>QWidget</extends>
   <header>qt/trafficgraphwidget.h</header>
   <container>1</container>
   <slots>
    <slot>clear()</slot>
   </slots>
  </customwidget>
 </customwidgets>
 <resources>
  <include location="../bitcoin.qrc"/>
 </resources>
 <connections/>
</ui>
